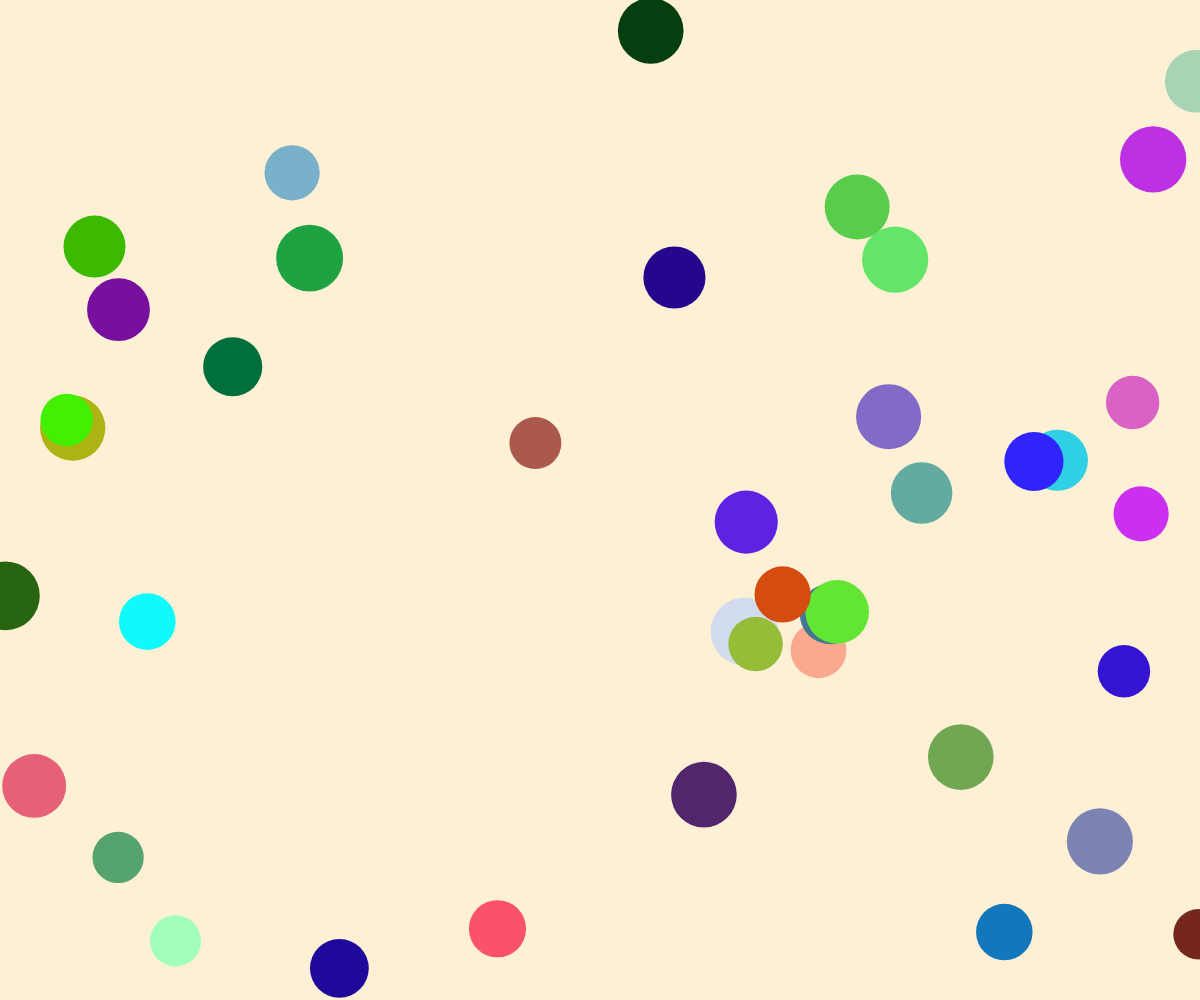
Frame 1 (no input)
Frame 60 (no input): identical to frame 1, image omitted
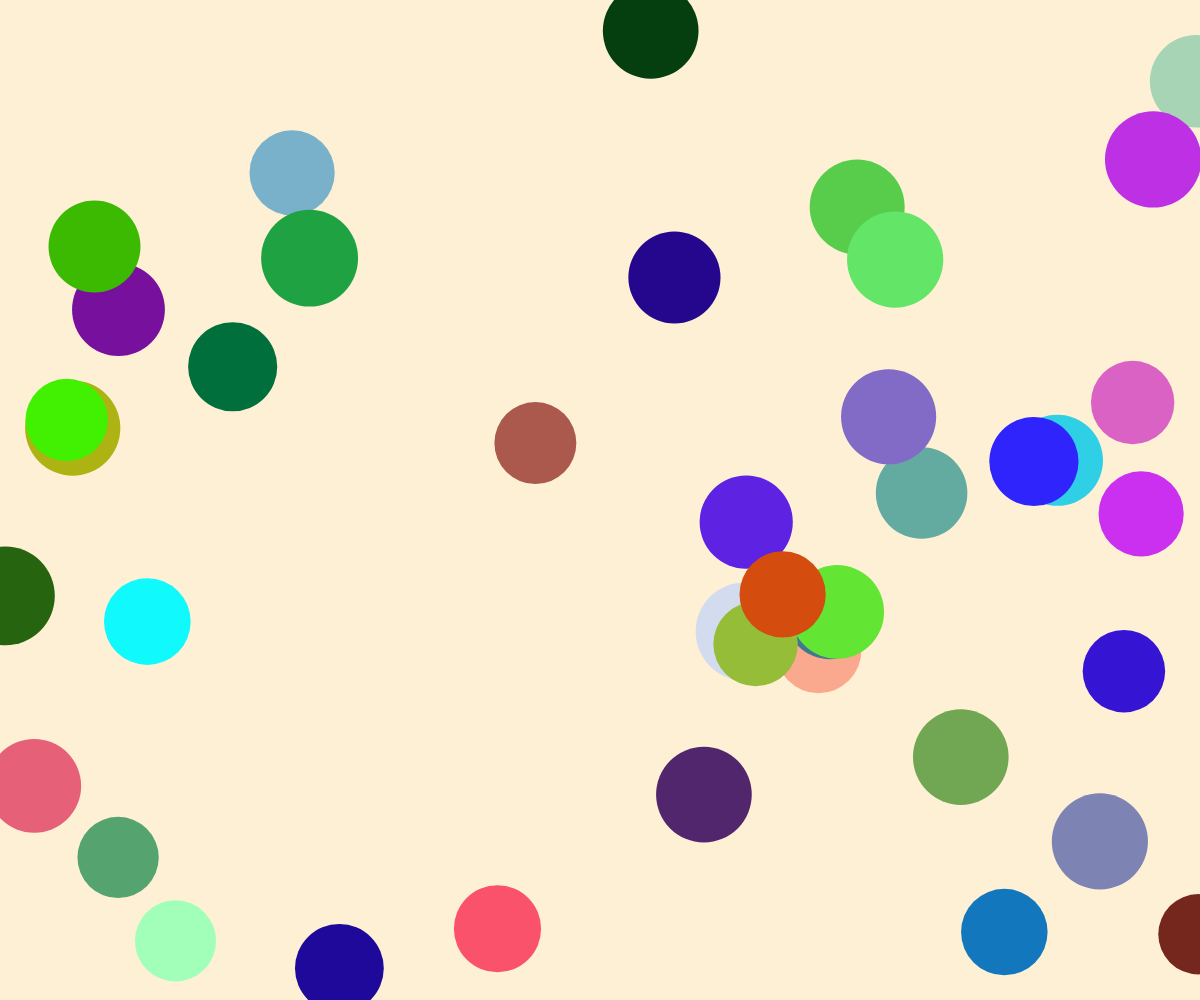
Frame 120 (the mouse pressed at the canvas centre since frame 60)

The p5.js sketch that drew these frames (run headless with seeded random() and noise() and a simulated clock; from frame 60 on, the mouse is pressed at the canvas centre):

// p5.js sketch
// ── sketch.js
let circles = [];

function setup() {
  // 產生一個全視窗的畫布
  createCanvas(windowWidth, windowHeight);
  // 設定畫布顏色為米色
  background("#fdf0d5");

  // 生成40個圓
  for (let i = 0; i < 40; i++) {
    let circle = {
      x: random(width),
      y: random(height),
      size: random(30, 50),
      color: color(random(255), random(255), random(255))
    };
    circles.push(circle);
  }
}

function draw() {
  // 清除背景
  background("#fdf0d5");

  // 根據滑鼠位置調整圓的大小
  let sizeOffset = map(mouseX, 0, width, 20, 80);

  // 繪製圓
  for (let circle of circles) {
    fill(circle.color);
    noStroke();
    ellipse(circle.x, circle.y, circle.size + sizeOffset);
  }
}

// ── style.css
html, body {
  margin: 0;
  padding: 0;
}

canvas {
  display: block;
}

/* 選單樣式 */
.menu {
  position: absolute;
  top: 10px;
  left: 10px;
  list-style: none;
  padding: 10px;
  background-color: #333333; /* 預設背景顏色 */
  border: 2px solid #333333; /* 預設邊框顏色 */
  border-radius: 10px; /* 圓角 */
  width: auto;
  display: none; /* 預設隱藏 */
}

.menu > li {
  cursor: pointer;
  color: #FFFFFF; /* 預設字體顏色 */
  font-size: 20px;
  text-align: left;
  padding: 10px 20px;
  margin-bottom: 10px;
  transition: all 0.3s ease;
}

.menu > li:hover {
  background-color: #FF0000; /* 滑鼠移上時背景顏色 */
  color: #FFFFFF;
  border: 2px solid #FF0000;
}

.submenu {
  display: none;
  list-style: none;
  padding: 0;
  margin: 0;
}

.menu > li:hover .submenu {
  display: block;
}

.submenu li {
  background-color: #333333;
  padding: 10px 20px;
  border-top: 1px solid #FFFFFF;
  color: #FFFFFF;
}

.submenu li:hover {
  background-color: #FF0000;
  color: #FFFFFF;
}

/* iframe 容器樣式 */
.iframe-container {
  display: none; /* 預設隱藏 */
  position: fixed;
  top: 50%; /* 垂直置中 */
  left: 50%; /* 水平置中 */
  transform: translate(-50%, -50%);
  width: 80%;
  height: 80%;
  background-color: transparent; /* 背景透明 */
  z-index: 1000; /* 確保在最上層 */
}

iframe {
  width: 100%;
  height: 100%;
  background-color: transparent; /* 背景透明 */
  border: none; /* 移除邊框 */
}
